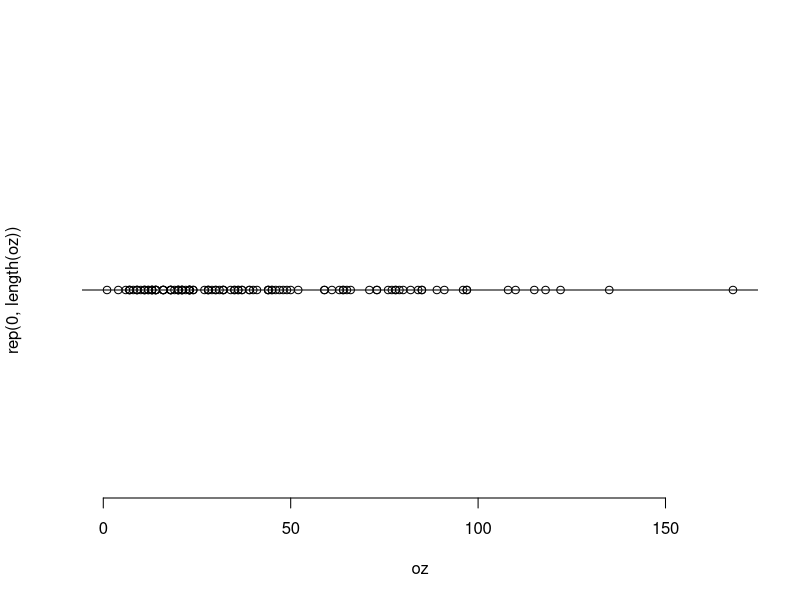
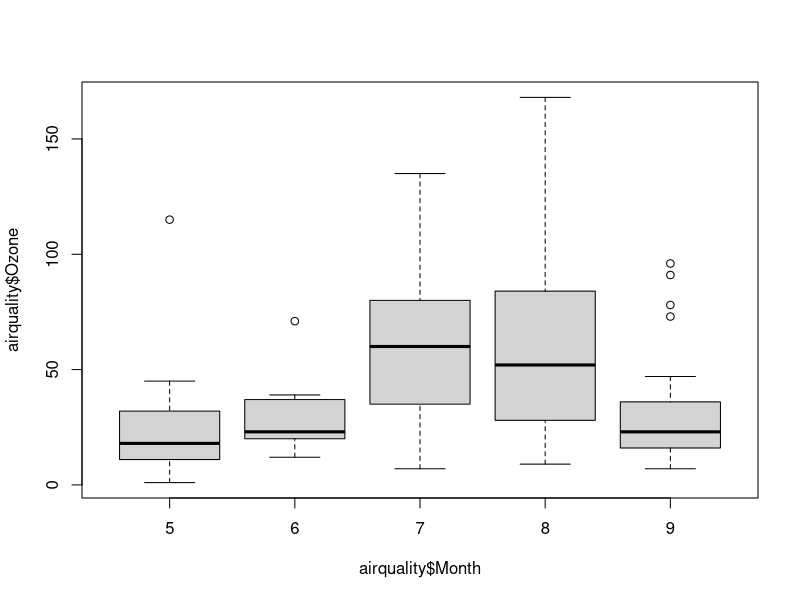
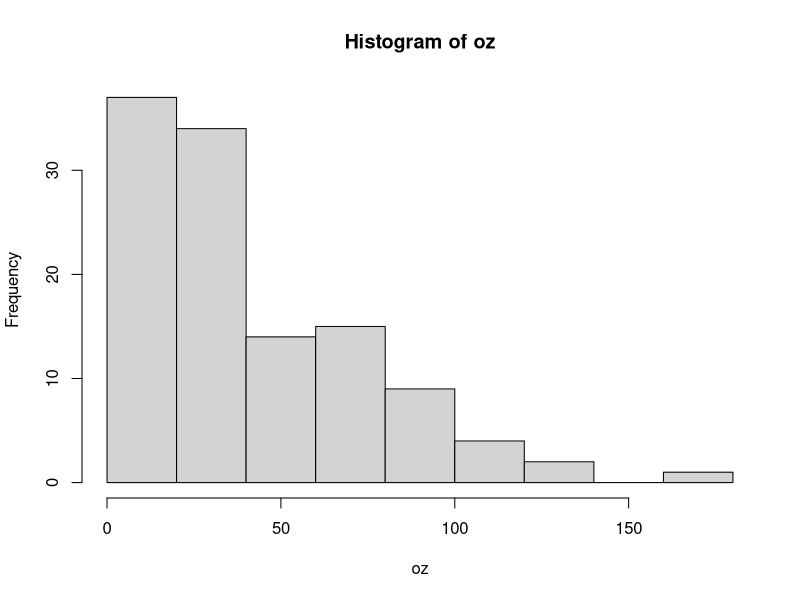

R code for these plots, in order: (Note: this script raises an error after producing the figures.)
# 1. Inspeccionar el conjunto de datos “airquality” (Calidad del aire), contenido dentro de R.
airquality
nrow(airquality)
# 2. Considerar la variable “Ozone”. ¿Qu´e tipo de variable es?
oz <- na.exclude(airquality$Ozone)
class(oz)
# a) ¿Cuantos datos hay registrados?
length (oz)
# b) Representar los datos observados sobre la recta real.
plot(oz, rep(0, length(oz)), axes = F)
axis(1)
abline(h=0, col="black")  # Línea de base

# c) Obtener el m´ınimo valor, el primer cuartil, la media, la mediana, el tercer
# cuartil y el m´aximo valor. Como as´ı tambi´en el desv´ıo est´andar y la distancia
# intercuartil.
summary(oz)
sd(oz, na.rm = T)
IQR(oz, na.rm = T)
# d) ¿C´omo se obtiene el primer cuartil? (Presentar los datos ordenados de menor a mayor.)
sort(oz)[116 * .25]  # Justo da un entero, así que en la px 29 hay un 18 y en la 30 tambien; así que en promedio va a ser 18.
# e) Graficar las medidas de posici´on obtenidas en la misma recta en la que figuran los datos.

# f ) Definir Boxplot.
# g) Representar un boxplot de la variable Ozone por cada mes registrado (Boxplots paralelos)
boxplot(airquality$Ozone ~ airquality$Month)
# h) ¿Existe alguna relaci´on entre la media y la mediana muestrales?

summary(oz)  # La media es más grande que la mediana


# i) Graficar el histograma de frecuencias.
hist(oz, breaks = 10)

# j) ¿C´omo se obtienen las alturas de las barras? 
...
# k) Graficar el histograma de densidad. ¿En qu´e se diferencia del histograma de frecuencias?
hist(oz, breaks = 10, freq =  F)
# l) ¿C´omo se obtienen las alturas de las barras en este caso?
...
# m) En base al histograma de densidad, obtener la proporci´on de observaciones que se encuentran entre 0 y 40.
sum(oz < 40 & oz >= 0) / length(oz)
# n) ¿Qu´e sucede al refinar el histograma?
hist(oz, 10000)
# ñ) Realizar un histograma de Ozone para cada mes considerado.
library(ggplot2)

ggplot(airquality, aes(x=Ozone)) +
  geom_histogram(fill="gray", color="black") +
  facet_wrap(~ Month, nrow = 1) +
  labs(title="Histograma de ozono por mes") + theme_minimal()

# 3. Considerar la variable “Month”. ¿Qu´e tipo de variable es?
class(airquality$Month) # not great
# a) Definirla como factor.
mes <- as.factor(airquality$Month)
class(mes)
# b) ¿Cuáles son sus posibles valores (niveles)?
levels(mes)
# c) Obtener la cantidad de d´ıas regitrados para cada mes y representarlos en un gráfico de barras.
barplot(table(mes))
# d) ¿En qu´e se diferencian un gr´afico de barras de un histograma?
...
# e) Crear una variable factor que indique con 1 si la concentraci´on de Ozone es inferior a 30 y 0 en caso contrario y obtener, por mes, la proporci´on de d´ıas
# cuya concentraci´on de Ozono es inferior a 30.